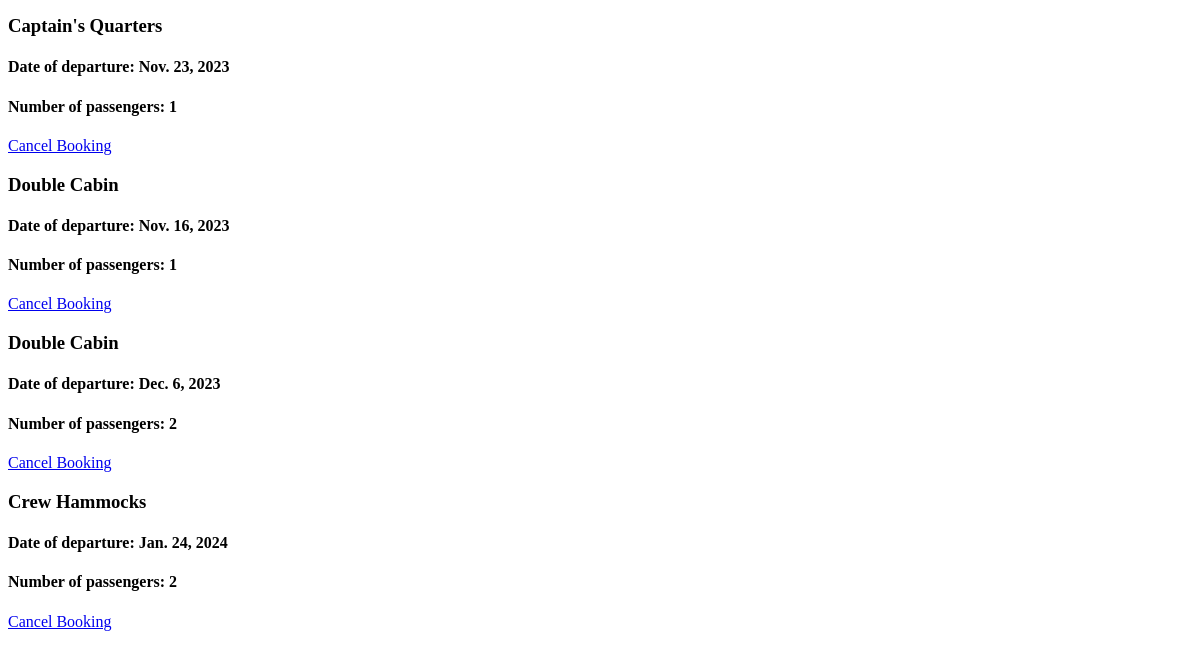
The app's page /manage_bookings/ (signed in, lower part), older data.
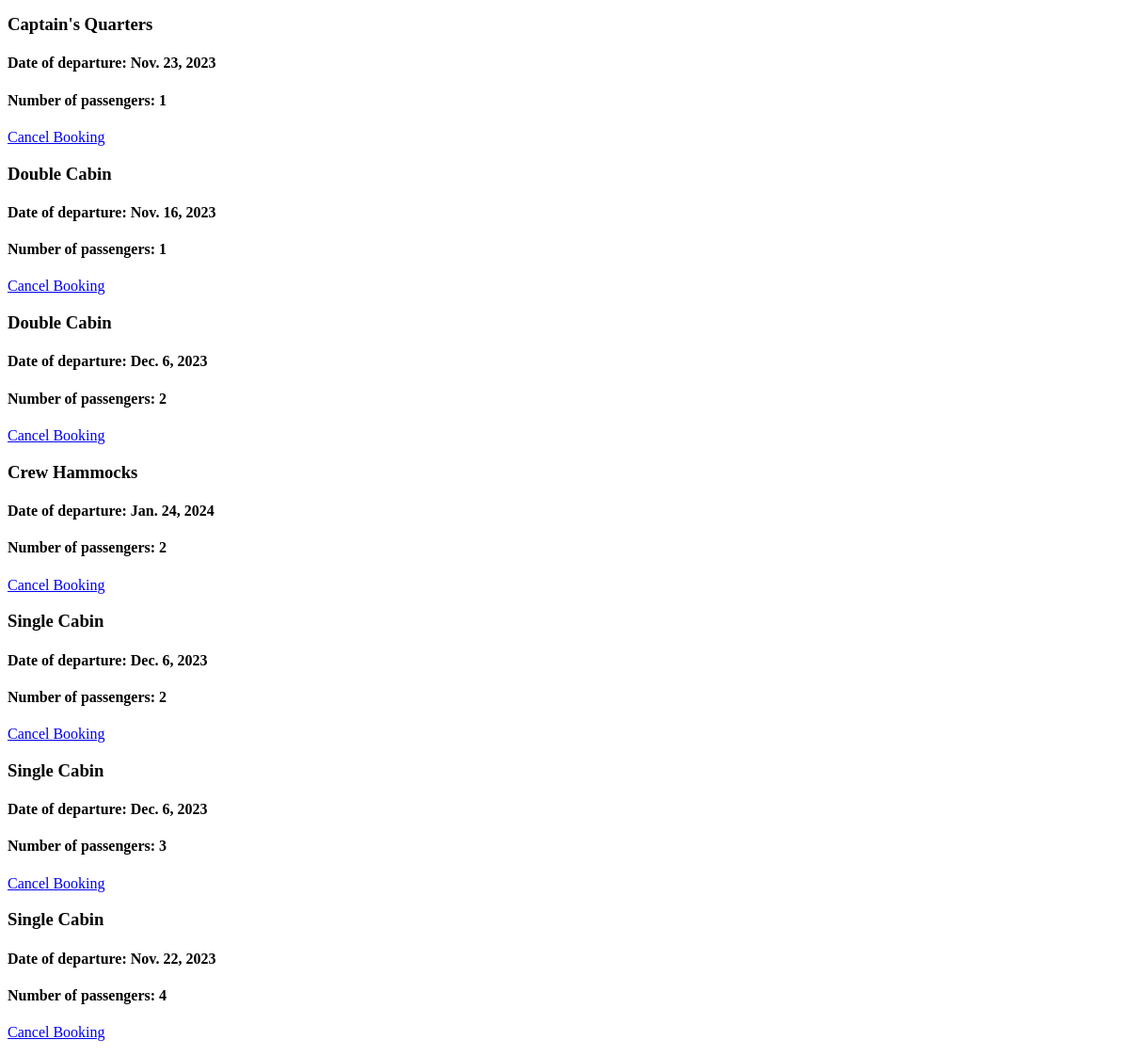
The same page, newer data.
### fd_bookings/models.py (models this page shows, shortened)
class Booking(models.Model):
    user = models.ForeignKey(User, on_delete=models.PROTECT)
    created_on = models.DateTimeField(auto_now_add=True)
    modified_on = models.DateTimeField(auto_now=True)
    booking_date = models.DateField()
    room = models.ForeignKey(Room, on_delete=models.PROTECT, null=True)
    num_passengers = models.PositiveSmallIntegerField()
    total_cost = models.DecimalField(decimal_places=2, max_digits=10, default=0)
    def get_room_name(self):
        room_categories = dict(self.room.ROOM_CATEGORIES)
        room_category = room_categories.get(self.room.category)
        return room_category
    def get_cancel_booking(self):
        return reverse_lazy('fd_bookings:CancelBooking', args=[self.pk])

class Room(models.Model):
    ROOM_CATEGORIES = (
        ('CAPQ', 'Captain\'s Quarters'),
        ('DCBN', 'Double Cabin'),
        ('SCBN', 'Single Cabin'),
        ('CRWH', 'Crew Hammocks'),
    )
    category = models.CharField(max_length=4, choices=ROOM_CATEGORIES)
    number = models.IntegerField()
    beds = models.IntegerField()
    capacity = models.IntegerField()
    room_cost = models.DecimalField(decimal_places=2, max_digits=10, null=True)

### fd_bookings/views.py (the view)
# urls.py: path('manage_bookings/', views.ViewBookingList.as_view(), name='ViewBookingList'),
class ViewBookingList(generic.ListView):
    model = Booking
    template_name = 'fd_bookings/manage_bookings.html'
    def get_queryset(self, *args, **kwargs):
        if self.request.user.is_staff:
            booking_list = Booking.objects.all()
            return booking_list
        else:
            booking_list = Booking.objects.filter(user=self.request.user)
            return booking_list

### fd_bookings/templates/fd_bookings/manage_bookings.html (shortened to what this page needs)
{% extends 'base.html' %}
{% block content %}
{% for booking in booking_list %}
<div>
    <h3>{{ booking.get_room_name }}</h3>
    <h4>Date of departure: {{ booking.booking_date }}</h4>
    <h4>Number of passengers: {{ booking.num_passengers }}</h4>
    <a href="{{ booking.get_cancel_booking }}"><p>Cancel Booking</p></a>
</div>
{% endfor %}
{% endblock %}

### templates/base.html (shortened to what this page needs)
<!DOCTYPE html>
<html lang="en">
<head>
</head>
<body>
    {% block content %}{% endblock content %}
</body>
</html>

Row changes from the older to the newer data that the page shows:
added Booking: get_room_name "Single Cabin", booking_date "Dec. 6, 2023", num_passengers "2"
added Booking: get_room_name "Single Cabin", booking_date "Dec. 6, 2023", num_passengers "3"
added Booking: get_room_name "Single Cabin", booking_date "Nov. 22, 2023", num_passengers "4"
